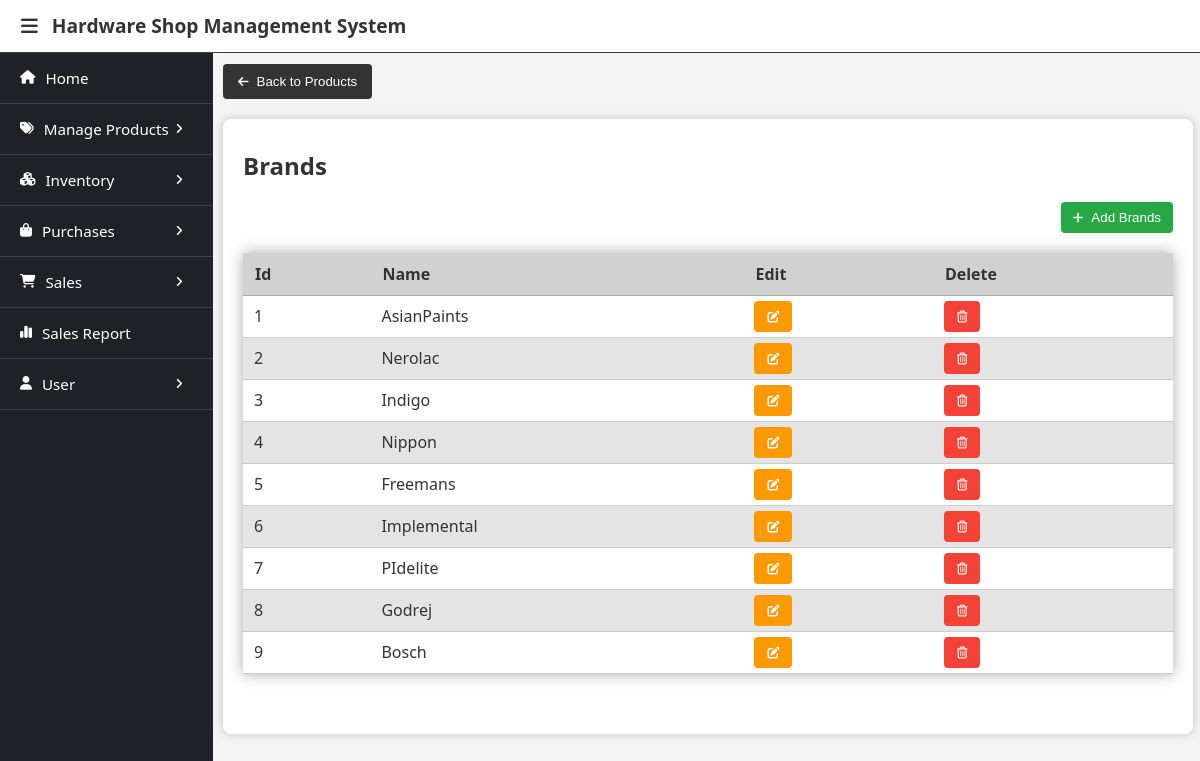
Page /products/brands/ (signed in) on the committed database.
### database/models.py (models this page shows, shortened)
class Brand(models.Model):
    brand_id = models.BigAutoField(primary_key=True)
    brand_name = models.CharField(max_length=100)
    class Meta:
        db_table = 'brand'

### productspecs/views.py (the view)
# urls.py: path('brands/', ViewBrands.as_view(), name='view_brands'),
class ViewBrands(GroupRequiredMixin, View):
    def get(self, request):
        context = {
            'brands':Brand.objects.all()
        }
        return render(request, 'brands.html', context)

### user/context_processors.py (called while the page is built)
def get_users(request):
    users = User.objects.all()
    return {
        'users': users
    }

### user/templatetags/user_custom_tags.py (called while the page is built)
@register.filter(name='has_group')
def has_group(user, group_name):
    return user.groups.filter(name=group_name).exists()

### user/views.py (called while the page is built)
    def dispatch(self, request, *args, **kwargs):
        user = request.user
        if not user.is_authenticated:
            return redirect('login_page')
        if not any([user.groups.filter(name=group).exists() for group in self.groups_required]):
            print(user.groups)
            return self.handle_no_permission()
        return super().dispatch(request,*args, **kwargs)

### productspecs/templates/brands.html (shortened to what this page needs)
{% extends 'base.html' %}
{% load user_custom_tags %}
{% block menubar %}
    {% if request.user|has_group:"Owner" %}
        {% include 'owner_menu.html' %}
    {% elif request.user|has_group:"Salesman" %}
        {% include 'salesman_menu.html' %}
    {% endif %}
{% endblock %}
{% block content %}
<a href="/products/"><button><i class="fa-solid fa-arrow-left"></i>Back to Products</button></a>
<div class="container">
    <h2>Brands</h2>
    <a href="/products/brands/add/"><button class="btn btn-add"><i class="fa-solid fa-plus"></i>Add Brands</button></a>
    <table>
        <thead>
            <tr>
                <th>Id</th>
                <th>Name</th>
                <th>Edit</th>
                <th>Delete</th>
            </tr>
        </thead>
        <tbody>
            {% for brand in brands %}
            <tr>
                <td>{{brand.brand_id}}</td>
                <td>{{brand.brand_name}}</td>
                <td><a href="{% url 'edit_brand' brand.brand_id %}"><button class="btn btn-edit"><i class="fa-solid fa-pen-to-square m-0"></i></button></a></td>
                <td><a href="{% url 'delete_brand' brand.brand_id %}"><button class="btn btn-delete"><i class="fa-regular fa-trash-can m-0"></i></button></a></td>
            </tr>
            {% endfor %}
        </tbody>
    </table>
</div>
{% endblock %}

### static/css/header_sidebar_layout.css (style rules this page uses)
body { margin: 0; font-family: system-ui, -apple-system, BlinkMacSystemFont, 'Segoe UI', Roboto, Oxygen, Ubuntu, Cantarell, 'Open Sans', 'Helvetica Neue', sans-serif; background-color: #f4f4f4; }

### templates/base.html (style rules this page uses)
.m-0 { margin: 0px !important; }
h1, h2 { color: #333; }
i { margin-right: 8px; font-size: 0.9em; }
.container { background: #fff; padding: 10px 20px 20px; margin: 20px 0; border-radius: 8px; box-shadow: 0 0 10px rgba(0, 0, 0, 0.2); }
button { background-color: #333; color: white; padding: 10px 15px; border: none; border-radius: 4px; cursor: pointer; }
.container .btn { display: inline-block; padding: 8px 13px; border: none; border-radius: 4px; cursor: pointer; color: white; transition: background-color 0.2s; }
.container .btn-edit { background-color: #ff9900; }
.container .btn-delete { background-color: #f44336; }
.container .btn-add, .container .btn-edit-stock { background-color: #28a745; float: right; padding:8px 12px; margin-bottom: 20px; }
table { width: 100%; border-collapse: collapse; margin-bottom: 40px; box-shadow: 0px 0px 14px #aaa; overflow-x: auto; }
th, td { text-align: left; border-bottom: 1px solid #ccc; }
th { background-color: #d1d1d1; padding: 10px 12px; color: #333; border-bottom: 1px solid #aaa; font-weight: bold; }
td { padding: 5px 11px; background-color: #fff; color: #333; }
tr:nth-child(even) td { background-color: #e4e4e4; }

### rows in the picture
Brand: brand_id "1", brand_name "AsianPaints"
Brand: brand_id "2", brand_name "Nerolac"
Brand: brand_id "3", brand_name "Indigo"
Brand: brand_id "4", brand_name "Nippon"
Brand: brand_id "5", brand_name "Freemans"
Brand: brand_id "6", brand_name "Implemental"
Brand: brand_id "7", brand_name "PIdelite"
Brand: brand_id "8", brand_name "Godrej"
Brand: brand_id "9", brand_name "Bosch"
